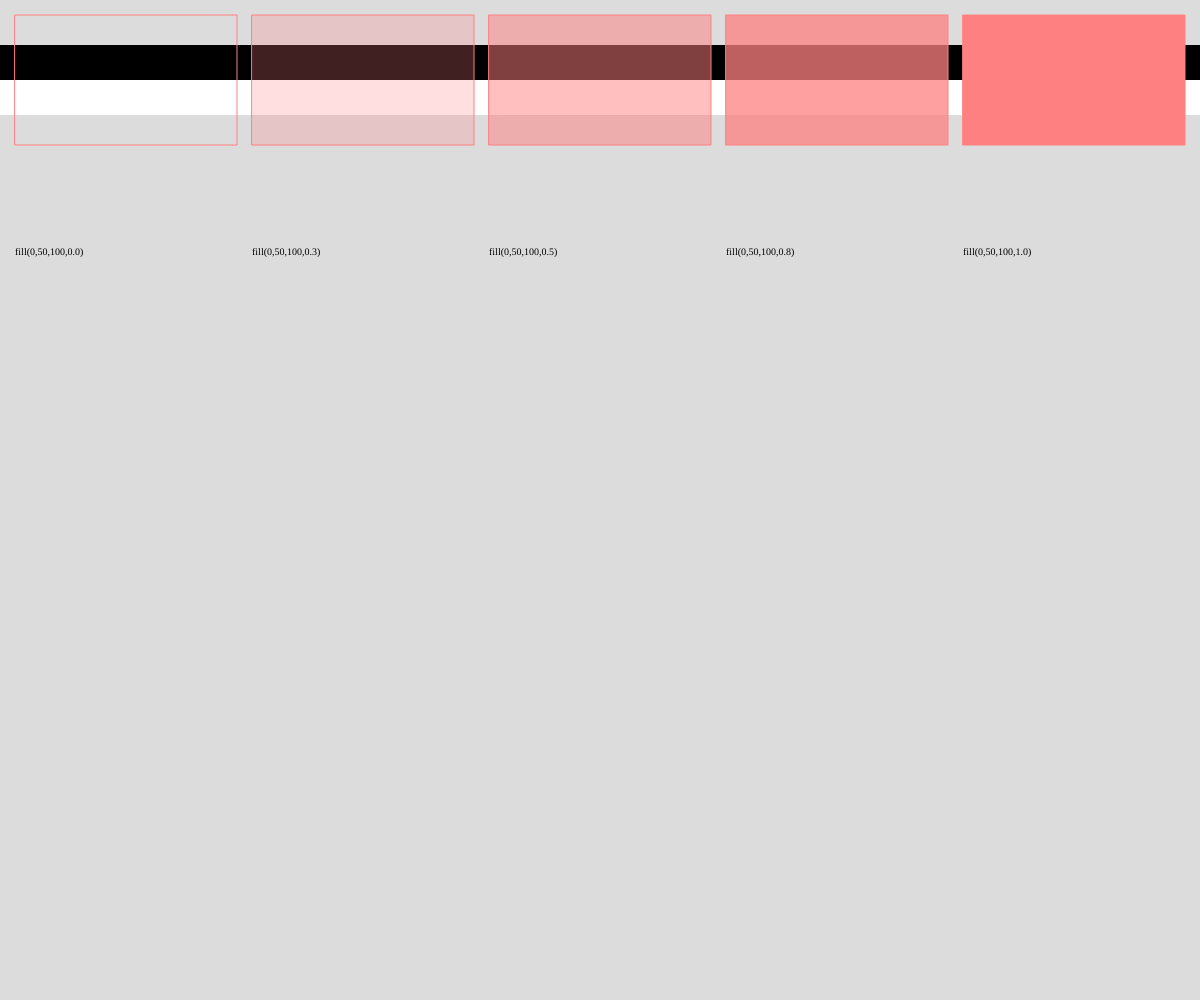
Frame 1 (no input)
Frame 2 (the mouse pressed at the canvas centre, redrawn once): identical to frame 1, image omitted

The p5.js sketch that drew this single still picture (run headless with seeded random() and noise() and a simulated clock; the mouse was pressed at the canvas centre and the sketch redrawn once):

// p5.js sketch
// ── sketch.js
function setup(){
  createCanvas(windowWidth, windowHeight);
  textFont("'Menlo', monospace");
  textAlign(LEFT, CENTER);
}

function draw(){
  colorMode(RGB);
  background(220);
  noStroke();
  fill(0);
  let stripH = (130 - 60) / 2;
  rect(0, 45, width, stripH);
  fill(255);
  rect(0, 45 + stripH, width, stripH);

  let h = 130;
  let mt = 15;
  let ml = mt; // (width % w) / (floor(width / w) + 1);
  let numSwatches = 5;
  let w = floor((width - mt * (numSwatches + 1)) / numSwatches);
  // let x = mt;
  // let y = mt;
  for (let [x,y] = [ml, mt]; x + w + ml <= width; x+= w + ml){
    noStroke();
    let hu = 0;
    let sa = 50;
    let br = 100;
    let a = map(x, ml, width - ml - w, 0, 1);
    colorMode(HSB);
    fill(hu, sa, br, a);
    // if (a == 0){
       stroke(hu, sa, br);
    //}
    rect(x, y, w, h);
    fill(0);
    noStroke();
    textSize(10);
    text(`fill(${hu},${sa},${br},${nf(a, 0, 1)})`, x, y + w, w, 30);
  }

  // console.log("swatch width: " + w);

  noLoop();
}
